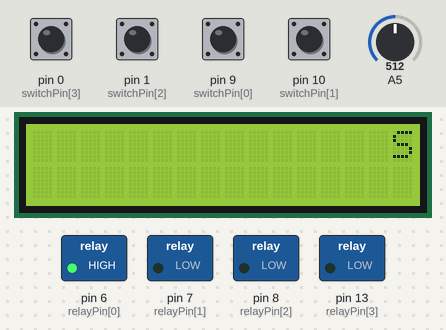
The sketch below on a simulated Arduino Uno, built with avr-gcc and run on an emulated ATmega328P. On the bench: 16×2 character LCD, switched loads named in the sketch (green lamp = pin HIGH). The test bench sets the inputs (shaded band); at power-on: pin 0 (switchPin[3]), pin 1 (switchPin[2]), pin 9 (switchPin[0]), pin 10 (switchPin[1]) HIGH, A5 = 512.

Above: at 17.2 s.
19.3 s: A5 set to 5
20.8 s: A5 set to 2
At 23.7 s:
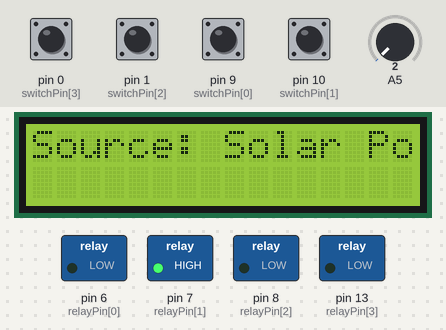
23.8 s: A5 set to 22
At 24.7 s:
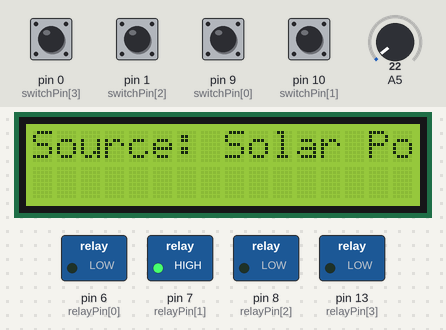
25.3 s: pin 10 (switchPin[1]) pulled LOW for 0.15 s
At 26.5 s:
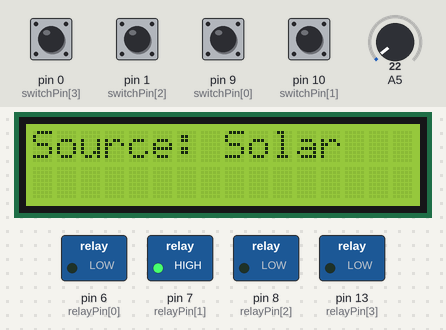
26.9 s: pin 0 (switchPin[3]) pulled LOW for 0.15 s
At 28.0 s:
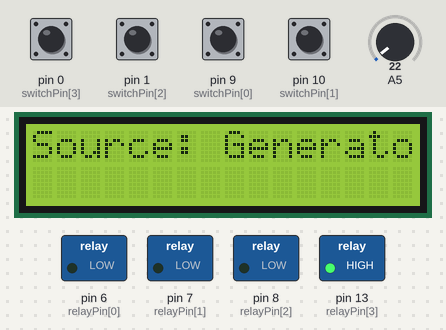
Timing chart, 0 to 29.5 s (numbered marks = the images above; inputs shaded):
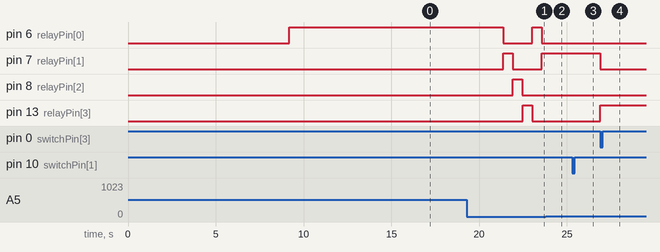

The sketch:

MultiSrc3.ino
```cpp
#include <LiquidCrystal.h>
LiquidCrystal lcd(12, 11, 5, 4, 3, 2);


const int relayPin[4]={6,7,8,13}; //pin 6 drives first relay, ie one nearest to Gnd wire
const int switchPin[4]={9,10,1,0}; // Top most button mapped to digitalPin 9
const int senseThr = 3.3;
boolean loadOn = false;
char* sourceNames[]={"Source: Mains","Source: Solar","Source: Inverter","Source: Generator"};

int scroller = 0;

void setup() {
  for (int i=0;i<4;i++)
     pinMode(relayPin[i],OUTPUT);

  for (int j=0;j<4;j++)
    pinMode(switchPin[j],INPUT);

  lcd.clear();
  lcd.begin(16,2); //set up no of rows and columns
  lcd.print("Multi Source Power Supply"); // Startup Message
  delay(200);
  scroll(200);
  lcd.clear();
  resetRelays();
  //Switch to Mains first
  lcd.print("Source: Mains");
  digitalWrite(relayPin[0],HIGH);
  scroll(200);

}

void loop() {

  int reading[4];

  for (int j=0;j<4;j++){
    reading[j] = digitalRead(switchPin[j]);
  }

  checkPower(); //update loadOn

  if (loadOn == false){
    lcd.clear();
    resetRelays();
    lcd.print("Source: Solar Power");
    digitalWrite(relayPin[1],HIGH);
    delay(550);

  }

  checkPower(); //update loadOn
  if (loadOn == false){
    lcd.clear();
    resetRelays();
    lcd.print("Source: Inverter");
    digitalWrite(relayPin[2],HIGH);
    delay(550);
  }

  checkPower(); //update loadOn
  if (loadOn == false){
    lcd.clear();
    resetRelays();
    lcd.print("Source: Generator");
    digitalWrite(relayPin[3],HIGH);
    delay(550);
  }

  checkPower(); //update loadOn
  if (loadOn == false){
    lcd.clear();
    resetRelays();
    lcd.print("Source: Mains");
    digitalWrite(relayPin[0],HIGH);
    delay(550);
  }


  //Switch Action
  for (int i=0;i<4;i++){
    if (reading[i] == 0){
      resetRelays();
      lcd.clear();
      lcd.print(sourceNames[i]);
      digitalWrite(relayPin[i],HIGH);
      delay(500);

    }
  }


  //lcd.print(pinState[1]);

  // global scroll
  if (scroller > 12){
    scroller = 0;
  }
  if (scroller <6){
    lcd.scrollDisplayRight();
    scroller+=1;
  }
  else if(scroller>6){
    lcd.scrollDisplayLeft();
    scroller+=1;
  }


}

void resetRelays(){
  for (int i=0;i<4;i++){
    digitalWrite(relayPin[i],LOW);
  }
}

void checkPower(){
  int powerSense = analogRead(A5  ); // Sensing the presence of power through ADC
  if (powerSense > senseThr)
    loadOn = true;
  else
    loadOn = false;
}

void scroll(int del) {
  // scroll 13 positions (string length) to the left
  // to move it offscreen left:
  for (int positionCounter = 0; positionCounter < 13; positionCounter++) {
    // scroll one position left:
    lcd.scrollDisplayLeft();
    // wait a bit:
    delay(del);
  }

  // scroll 29 positions (string length + display length) to the right
  // to move it offscreen right:
  for (int positionCounter = 0; positionCounter < 29; positionCounter++) {
    // scroll one position right:
    lcd.scrollDisplayRight();
    // wait a bit:
    delay(del);
  }
  // delay at the end of the full loop:
  delay(500);
}
```

Measured:
- the behaviour switches between 4 and 3 on A5 (found by bisection; images 0 and 1)
- after the input at 19.3 s, every drawn part: stays the same
- after the input at 20.8 s, pin 6 (relayPin[0]): HIGH → LOW after 0.56 s, → HIGH 1.7 s later, → LOW 0.55 s later; pin 7 (relayPin[1]): LOW → HIGH after 0.56 s, → LOW 0.55 s later, → HIGH 1.7 s later
- after the input at 23.8 s, pin 6 (relayPin[0]): stays LOW (without the input it goes to HIGH after 1.4 s); pin 7 (relayPin[1]): stays HIGH (without the input it goes to LOW after 0.33 s); pin 8 (relayPin[2]): stays LOW (without the input it goes to HIGH after 0.33 s); pin 13 (relayPin[3]): stays LOW (without the input it goes to HIGH after 0.89 s)
- after the input at 25.3 s, the display: changes at once (image 3)
- after the input at 26.9 s, pin 7 (relayPin[1]): HIGH → LOW at once; pin 13 (relayPin[3]): LOW → HIGH at once; the display: changes at once (image 4)
